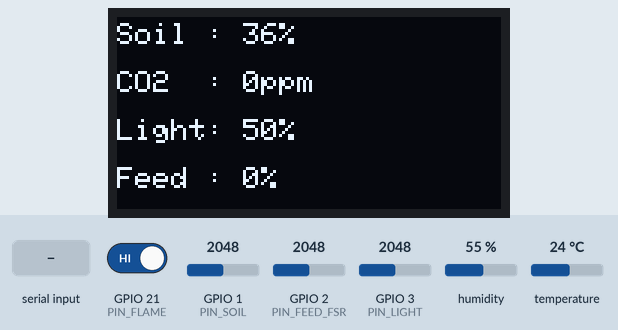
Bench run of a sketch on a simulated ESP32-S3. Parts: 128×64 one-colour display. The inputs (shaded band) are chosen by the test bench; at power-on: GPIO 21 (PIN_FLAME) HIGH, humidity 55 %, GPIO 1 (PIN_SOIL) = 2048, GPIO 3 (PIN_LIGHT) = 2048, GPIO 2 (PIN_FEED_FSR) = 2048, temperature 24 °C (analog values on the 0–4095 scale). WiFi joins after 1.5 s; servers stay silent unless stated; uploads are accepted with an empty reply; EEPROM starts erased; the camera gives no picture; what the sketch prints to the serial monitor is not drawn.

Above: at 13.4 s.
13.5 s: GPIO 21 (PIN_FLAME) driven LOW
At 15.9 s:
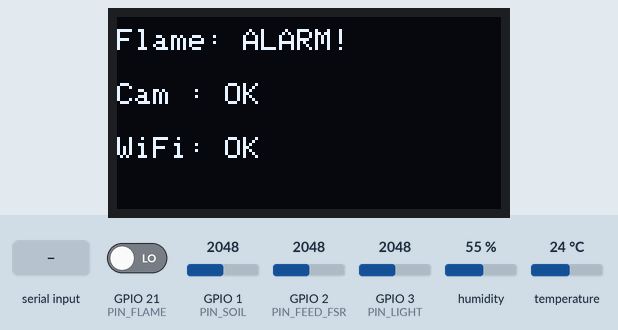
19.4 s: GPIO 21 (PIN_FLAME) driven HIGH
At 25.1 s:
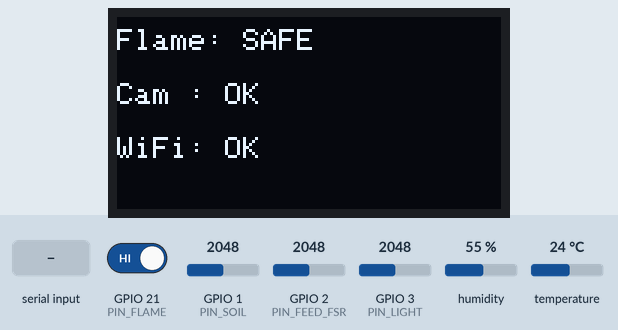
25.3 s: "f\n" received over Serial
At 31.0 s:
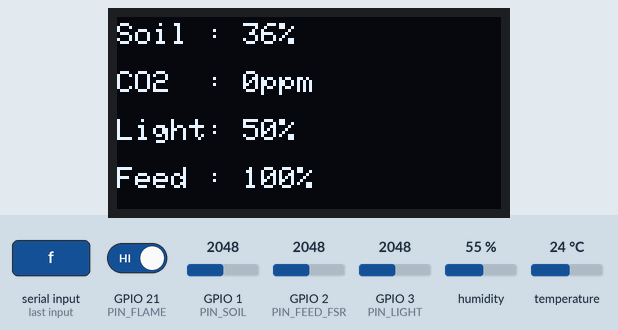
31.2 s: humidity set to 22 %
At 36.9 s:
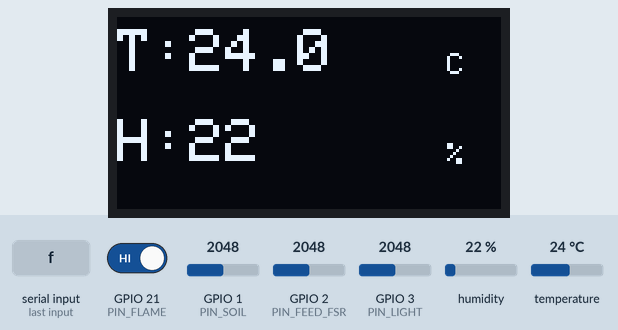
37.1 s: GPIO 1 (PIN_SOIL) set to 2540
At 40.4 s:
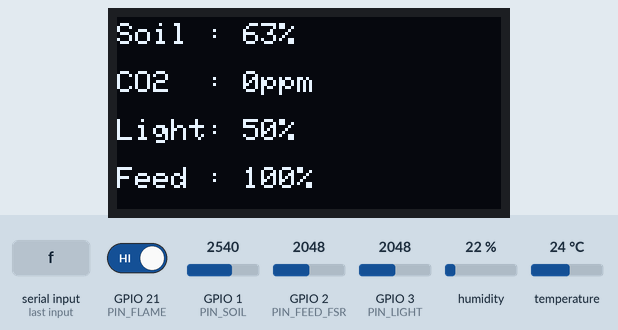
43.0 s: GPIO 3 (PIN_LIGHT) set to 2540
At 48.6 s:
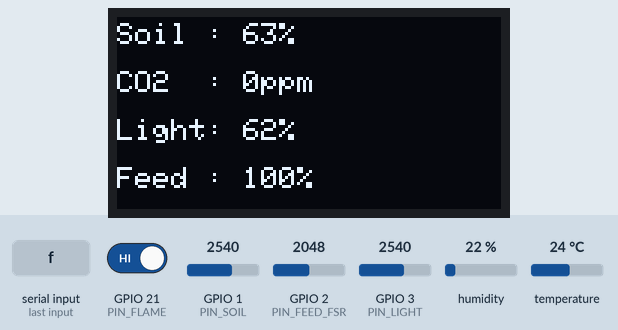
Timing chart, 0 to 49.9 s (numbered marks = the images above; inputs shaded):
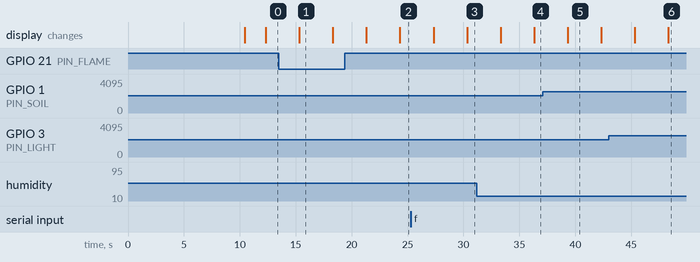

The sketch:

esp32_s3_farm_camera.ino
```cpp
/*
 * 养殖监测终端固件
 *
 * 硬件平台：ESP32-S3（N16R8）+ DHT11 + 光敏 + 土壤 + 火焰 + OLED + OV3660 摄像头
 *
 * 主要功能：
 *   1. 周期读取传感器数据，并在 OLED 上分页显示
 *   2. 通过 HTTP POST 上报环境数据到服务端 /api/data
 *   3. 定时上传摄像头快照到 /api/camera，供外网查看
 *   4. 在本机 81 端口提供 MJPEG 视频流，局域网浏览器可直接播放
 *
 * 编译要求：Arduino IDE 中选择开发板 "ESP32S3 Dev Module"，PSRAM 选择 "OPI PSRAM"。
 *
 * 依赖库：DHT sensor library、Adafruit Unified Sensor、Adafruit SSD1306、
 *         Adafruit GFX Library、esp32-camera
 */

#include <WiFi.h>
#include <HTTPClient.h>
#include <WebServer.h>
#include <Wire.h>
#include <Adafruit_GFX.h>
#include <Adafruit_SSD1306.h>
#include <DHT.h>
#include <Preferences.h>
#include "esp_camera.h"
#include <mbedtls/base64.h>

// WiFi 与服务器
#include "secrets.h"          // WiFi 账号密码放这里，不进仓库
const char* ssid     = WIFI_SSID;
const char* password = WIFI_PASSWORD;
const char* serverUrl = "http://106.55.251.138:3000/api/data";
const char* camUrl    = "http://106.55.251.138:3000/api/camera/esp32-01";
const char* DEVICE_ID = "esp32-01";
const char* DEVICE_NAME = "1号鸡舍";

// 传感器引脚（避开摄像头占用的 4,5,6,7,8,9,10,11,12,13,15,16,17,18）
#define PIN_DHT     47   // DHT11 数据（原14读不到，改到47）
#define DHTTYPE     DHT11
#define PIN_SOIL    1    // 土壤 AO  ADC1_CH0
// JW01 二氧化碳（UART1，A/B 为 TTL 串口，9600 8N1）
// ★ 本板 esp32-s3-cam v1.5：GPIO48 是板载 WS2812 彩灯，不能占用；
//   ADC1 只剩 1/2/3，2 号让给压力传感器，CO2 接收改到空闲的 14 号
#define PIN_CO2_RX  14   // JW01 B(模块TX) → ESP32 RX（线从 2 号挪到 14 号）
#define PIN_CO2_TX  -1   // 不接（只收不发）
// RFP602 薄膜压力传感器（饲料槽余量）→ ADC1_CH1
#define PIN_FEED_FSR 2   // RFP602 AO → ESP32（模块版直接接，裸片要 10k 分压）
#define PIN_LIGHT   3    // 光敏 AO  ADC1_CH2
#define PIN_FLAME   21   // 火焰 DO
#define OLED_SDA    41   // OLED SDA
#define OLED_SCL    42   // OLED SCL

// 摄像头引脚（板载固定，ESP32-S3-EYE 标准）
#define CAM_XCLK  15
#define CAM_SIOD  4
#define CAM_SIOC  5
#define CAM_D7    16
#define CAM_D6    17
#define CAM_D5    18
#define CAM_D4    12
#define CAM_D3    10
#define CAM_D2    8
#define CAM_D1    9
#define CAM_D0    11
#define CAM_VSYNC 6
#define CAM_HREF  7
#define CAM_PCLK  13
#define CAM_PWDN  -1
#define CAM_RESET -1

// 阈值与标定
#define TEMP_MAX      35.0f
#define TEMP_MIN      10.0f
#define FLAME_ACTIVE  LOW
#define SOIL_DRY     3200
#define SOIL_WET     1400

// RFP602 饲料槽标定（串口命令 t=空槽  f=满槽  r=查看  c=清除）
// 压力越大 → RFP602 电阻越小 → 分压点电压越高 → 读数越大
// 标定值存 NVS，断电不丢；没标定前不上报 feed_level（避免悬空引脚报假数）
int fsrEmptyVal = 0;
int fsrFullVal  = 0;
bool fsrCalibrated = false;

// JW01 模拟 CO2 标定（模块到了按实际输出改这里）
#define CO2_CAL_V0    0.4f    // 低浓度对应电压
#define CO2_CAL_PPM0  400.0f  // 低浓度值
#define CO2_CAL_V1    2.0f    // 高浓度对应电压
#define CO2_CAL_PPM1  2000.0f // 高浓度值

#define REPORT_INTERVAL 1000    // 环境数据每 1 秒上报一次
#define READ_INTERVAL   1000    // 传感器每 1 秒采集一次
#define PAGE_INTERVAL   3000
#define CAM_INTERVAL    1000    // 摄像头保持 1 秒一帧
#define CAM_UPLOAD_ENABLED 1    // 1=上传快照，0=暂停（排查用）

int  dhtPin = PIN_DHT;      // 实际使用的 DHT 数据脚（开机探测）
DHT* dht = nullptr;
Adafruit_SSD1306 display(128, 64, &Wire, -1);
WebServer streamServer(81);          // 视频流服务，端口 81
SemaphoreHandle_t camMutex = NULL;   // 摄像头互斥锁（流/快照不能同时用）
volatile bool streamingActive = false;

// 串口模块
HardwareSerial co2Serial(1);         // JW01 二氧化碳 UART1
uint8_t co2Frame[9];
int co2Idx = 0;

// 饲料槽
int fsrRaw = 0;
int feedLevel = 0;                   // 0~100%，槽内余量
bool fsrOk = false;
Preferences prefs;                   // 标定值存 NVS

float temp = 0, hum = 0, co2 = 0;
bool co2Ok = false;                  // 是否收到过合法的 CO2 帧
int co2Pin = PIN_CO2_RX;              // 实际使用的 CO2 接收脚（开机自动探测）
bool dhtOk = false;                  // DHT11 本次读数是否有效
unsigned long lastDht = 0;           // 上次读取 DHT 的时间
unsigned long lastDhtReset = 0;       // 上次重开 DHT 总线的时间
int dhtFail = 0;                     // 连续失败次数
int soilRaw = 0, lightRaw = 0, flame = 0;
unsigned long lastRead = 0, lastReport = 0, lastPage = 0, lastCam = 0;
unsigned long lastNetLog = 0;
int page = 0;
bool wifiOk = false, camOk = false;

// 摄像头初始化
bool initCamera() {
  camera_config_t c;
  c.ledc_channel = LEDC_CHANNEL_0;
  c.ledc_timer   = LEDC_TIMER_0;
  c.pin_d0 = CAM_D0;  c.pin_d1 = CAM_D1;
  c.pin_d2 = CAM_D2;  c.pin_d3 = CAM_D3;
  c.pin_d4 = CAM_D4;  c.pin_d5 = CAM_D5;
  c.pin_d6 = CAM_D6;  c.pin_d7 = CAM_D7;
  c.pin_xclk = CAM_XCLK;  c.pin_pclk = CAM_PCLK;
  c.pin_vsync = CAM_VSYNC;  c.pin_href = CAM_HREF;
  c.pin_sccb_sda = CAM_SIOD;  c.pin_sccb_scl = CAM_SIOC;
  c.pin_pwdn = CAM_PWDN;  c.pin_reset = CAM_RESET;
  c.xclk_freq_hz = 20000000;
  c.pixel_format = PIXFORMAT_JPEG;
  c.frame_size   = FRAMESIZE_QVGA;   // 320x240
  c.jpeg_quality = 35;
  c.fb_count     = 2;   // 流模式用 2 个缓冲更稳

  esp_err_t err = esp_camera_init(&c);
  if (err != ESP_OK) {
    Serial.printf("[摄像头] 初始化失败 0x%x（多半 PSRAM 没开或引脚接错）\n", err);
    return false;
  }
  // 画面镜像/翻转调整（如果画面是镜像的，把 hmirror 改成 0 或 vflip 改成 1）
  sensor_t* s = esp_camera_sensor_get();
  if (s) {
    s->set_hmirror(s, 1);   // 水平镜像
    s->set_vflip(s, 0);     // 垂直翻转（0=不翻转）
    Serial.println("[摄像头] 镜像已校正");
  }
  Serial.println("[摄像头] 就绪");
  return true;
}

String base64Encode(const uint8_t* data, size_t len) {
  size_t outLen = 4 * ((len + 2) / 3);
  uint8_t* out = (uint8_t*)malloc(outLen + 1);
  size_t olen = 0;
  mbedtls_base64_encode(out, outLen + 1, &olen, data, len);
  String s((char*)out, olen);
  free(out);
  return s;
}

// MJPEG 视频流
void handleStream() {
  WiFiClient client = streamServer.client();
  client.setNoDelay(true);   // 禁用 Nagle 算法，降低延迟、提升帧率
  client.println("HTTP/1.1 200 OK");
  client.println("Content-Type: multipart/x-mixed-replace; boundary=frame");
  client.println("Access-Control-Allow-Origin: *");
  client.println("Cache-Control: no-cache");
  client.println("Connection: close");
  client.println();

  streamingActive = true;
  while (client.connected()) {
    camera_fb_t* fb = NULL;
    if (camMutex && xSemaphoreTake(camMutex, pdMS_TO_TICKS(300)) == pdTRUE) {
      fb = esp_camera_fb_get();
      if (fb) {
        client.print("--frame\r\n");
        client.print("Content-Type: image/jpeg\r\n");
        client.print("Content-Length: " + String(fb->len) + "\r\n\r\n");
        client.write(fb->buf, fb->len);
        client.print("\r\n");
        esp_camera_fb_return(fb);
      }
      xSemaphoreGive(camMutex);
    }
    delay(fb ? 1 : 20);
  }
  streamingActive = false;
}

void streamTask(void* param) {
  for (;;) {
    streamServer.handleClient();
    delay(1);
  }
}

void setup() {
  Serial.begin(115200);
  delay(200);

  pinMode(PIN_FLAME, INPUT);
  pinMode(PIN_DHT, INPUT_PULLUP);   // DHT11 数据线靠上拉维持电平
  // 开机探测 DHT 接在哪个脚（换线后不用改代码）
  // 上次探测到的脚存在 NVS，先直接用，省得每次开机都挨个试
  int saved = prefs.getInt("dhtPin", -1);
  int found = -1;
  if (saved >= 0) {
    DHT probe(saved, DHTTYPE);
    probe.begin();
    delay(1200);
    float t = probe.readTemperature();
    float h = probe.readHumidity();
    if (!isnan(t) && !isnan(h)) {
      Serial.printf("[诊断] DHT11 沿用上次引脚 GPIO%d（%.1fC %.0f%%）\n", saved, t, h);
      found = saved;
    }
  }
  if (found < 0) found = probeDhtPin();
  if (found >= 0) prefs.putInt("dhtPin", found);
  dhtPin = (found >= 0) ? found : PIN_DHT;
  dht = new DHT(dhtPin, DHTTYPE);
  dht->begin();

  // 饲料槽压力传感器
  pinMode(PIN_FEED_FSR, INPUT);
  analogReadResolution(12);
  analogSetPinAttenuation(PIN_FEED_FSR, ADC_11db);   // 0~3.1V 量程
  // 读取上次标定值
  prefs.begin("farm", false);
  fsrEmptyVal    = prefs.getInt("fsrE", 0);
  fsrFullVal     = prefs.getInt("fsrF", 0);
  fsrCalibrated  = prefs.getBool("fsrC", false);
  Serial.printf("[饲料槽] 标定 empty=%d full=%d cal=%d（串口 t/f/r/c）\n",
    fsrEmptyVal, fsrFullVal, fsrCalibrated ? 1 : 0);

  // JW01 二氧化碳：开机自动探测接在哪个脚（14 或 2），探测最多 5 秒
  initCo2();

  Wire.begin(OLED_SDA, OLED_SCL);
  if (!display.begin(SSD1306_SWITCHCAPVCC, 0x3C)) Serial.println("OLED 失败");
  display.clearDisplay();
  display.setTextColor(SSD1306_WHITE);

  camMutex = xSemaphoreCreateMutex();

  if (psramFound()) Serial.printf("[PSRAM] %d KB\n", ESP.getPsramSize() / 1024);
  else Serial.println("[PSRAM] 未找到！工具→PSRAM 选 OPI PSRAM");
  camOk = initCamera();

  Serial.print("连接 WiFi: ");
  WiFi.begin(ssid, password);
  unsigned long t0 = millis();
  while (WiFi.status() != WL_CONNECTED && millis() - t0 < 15000) { delay(300); Serial.print("."); }
  wifiOk = (WiFi.status() == WL_CONNECTED);
  Serial.println(wifiOk ? "\nWiFi 已连接" : "\nWiFi 失败");

  if (wifiOk) {
    Serial.printf("视频流地址: http://%s:81/stream\n", WiFi.localIP().toString().c_str());
    streamServer.on("/stream", handleStream);
    streamServer.begin();
    xTaskCreatePinnedToCore(streamTask, "camstream", 8192, NULL, 1, NULL, 1);
  }
}

void loop() {
  handleCalibCmd();   // 串口标定：t=空槽  f=满槽  r=查看
  if (millis() - lastRead >= READ_INTERVAL) { lastRead = millis(); readSensors(); }
  if (millis() - lastPage >= PAGE_INTERVAL) { lastPage = millis(); page = (page + 1) % 3; drawDisplay(); }
  if (millis() - lastReport >= REPORT_INTERVAL) {
    lastReport = millis();
    if (WiFi.status() != WL_CONNECTED) reconnectWifi();
    if (WiFi.status() == WL_CONNECTED) reportEnv();
  }
  // 每 15 秒打印一次网络状态，排查断网用
  if (millis() - lastNetLog >= 15000) {
    lastNetLog = millis();
    Serial.printf("[网络] status=%d RSSI=%d IP=%s\n",
      (int)WiFi.status(), WiFi.RSSI(), WiFi.localIP().toString().c_str());
  }
  if (millis() - lastCam >= CAM_INTERVAL) {
    lastCam = millis();
    // 有浏览器在拉视频流时，跳过快照（避免抢摄像头）
    if (CAM_UPLOAD_ENABLED && !streamingActive && camOk && WiFi.status() == WL_CONNECTED) captureAndUpload();
  }
}

// 逐个引脚试 DHT11，返回能读到数据的那个脚，读不到返回 -1
int probeDhtPin() {
  const int pins[11] = { PIN_DHT, 0, 2, 14, 21, 38, 39, 40, 45, 46, 48 };
  Serial.print("[诊断] DHT11 探测:");
  for (int i = 0; i < 11; i++) {
    DHT probe(pins[i], DHTTYPE);
    probe.begin();
    delay(1200);                  // DHT11 换脚后需要 1 秒以上稳定
    float t = probe.readTemperature();
    float h = probe.readHumidity();
    if (isnan(t) || isnan(h)) {   // 第一次常返回 NaN，隔一秒再读一次
      delay(1100);
      t = probe.readTemperature();
      h = probe.readHumidity();
    }
    bool ok = !isnan(t) && !isnan(h);
    // 顺便测一下这条线的电压：接好的 DHT 数据线空闲时被上拉到 3.3V（接近 4095），
    // 完全没接的脚会读到漂移的低值
    pinMode(pins[i], INPUT_PULLUP);
    delay(5);
    int lvl = analogRead(pins[i]);
    Serial.printf(" GPIO%d=%s(线电压%d)", pins[i], ok ? "有数据" : "-", lvl);
    if (ok) {
      Serial.printf("（%.1fC %.0f%%）\n", t, h);
      return pins[i];
    }
  }
  Serial.println(" 全部无响应（检查 DATA 线、3V3、GND）");
  return -1;
}

// 在指定引脚上试听 CO2 数据，收到合法帧就返回 true
bool probeCo2(int pin, unsigned long windowMs) {
  co2Serial.end();
  co2Serial.begin(9600, SERIAL_8N1, pin, -1);
  co2Idx = 0;
  unsigned long t0 = millis();
  while (millis() - t0 < windowMs) {
    if (!co2Serial.available()) { delay(2); continue; }
    uint8_t b = co2Serial.read();
    if (co2Idx == 0 && b != 0x2C) continue;
    co2Frame[co2Idx++] = b;
    if (co2Idx >= 6) {
      uint8_t sum = 0;
      for (int i = 0; i < 5; i++) sum += co2Frame[i];
      if (sum == co2Frame[5]) {
        co2 = (co2Frame[1] << 8) | co2Frame[2];
        co2Ok = true;
        co2Idx = 0;
        return true;
      }
      co2Idx = 0;
    }
  }
  return false;
}

// 开机自动找 CO2 接在哪个脚：先试新脚 14，再试旧脚 2，都不行就用上次记录的
void initCo2() {
  const int candidates[6] = { PIN_CO2_RX, 2, 38, 40, 21, 48 };
  for (int i = 0; i < 6; i++) {
    if (probeCo2(candidates[i], 1500)) {
      co2Pin = candidates[i];
      prefs.putInt("co2Pin", co2Pin);
      Serial.printf("[JW01] 在 GPIO%d 上收到数据，CO2=%.0fppm\n", co2Pin, co2);
      return;
    }
  }
  co2Pin = prefs.getInt("co2Pin", PIN_CO2_RX);
  co2Serial.end();
  co2Serial.begin(9600, SERIAL_8N1, co2Pin, -1);
  co2Ok = false;
  Serial.printf("[JW01] 两个脚都没收到数据，暂用 GPIO%d（检查 B 线、5V 供电）\n", co2Pin);
}

// JW01 串口 CO2：6 字节帧（2C HH LL X Y CK），前 5 字节之和 = 第 6 字节（校验）
float readCO2() {
  while (co2Serial.available()) {
    uint8_t b = co2Serial.read();
    if (co2Idx == 0 && b != 0x2C) continue;
    co2Frame[co2Idx++] = b;
    if (co2Idx >= 6) {
      uint8_t sum = 0;
      for (int i = 0; i < 5; i++) sum += co2Frame[i];
      Serial.printf("[JW01] %02X %02X %02X %02X %02X %02X (sum=%02X)\n",
        co2Frame[0], co2Frame[1], co2Frame[2], co2Frame[3], co2Frame[4], co2Frame[5], sum);
      if (sum == co2Frame[5]) {
        co2 = (co2Frame[1] << 8) | co2Frame[2];
        co2Ok = true;          // 收到过合法帧才上报，没收到就不发这个字段
      }
      co2Idx = 0;
    }
  }
  return co2;
}

// RFP602 读数：8 次平均去抖
int readFsrRaw() {
  long sum = 0;
  for (int i = 0; i < 8; i++) sum += analogRead(PIN_FEED_FSR);
  return (int)(sum / 8);
}

// 原始值 → 余量百分比（空槽 0%，满槽 100%）
void readFeed() {
  fsrRaw = readFsrRaw();
  if (!fsrCalibrated) {          // 没标定就不上报，避免悬空引脚报假数
    feedLevel = 0;
    fsrOk = false;
    return;
  }
  int lo = min(fsrEmptyVal, fsrFullVal);
  int hi = max(fsrEmptyVal, fsrFullVal);
  if (hi - lo < 80) {
    feedLevel = 0;
    fsrOk = false;
    return;
  }
  fsrOk = true;
  bool rising = fsrFullVal >= fsrEmptyVal;
  feedLevel = constrain(map(fsrRaw, rising ? lo : hi, rising ? hi : lo, 0, 100), 0, 100);
}

// 保存标定值到 NVS（断电不丢）
void saveCal() {
  int lo = min(fsrEmptyVal, fsrFullVal);
  int hi = max(fsrEmptyVal, fsrFullVal);
  fsrCalibrated = (hi - lo >= 80);
  prefs.putInt("fsrE", fsrEmptyVal);
  prefs.putInt("fsrF", fsrFullVal);
  prefs.putBool("fsrC", fsrCalibrated);
}

// 串口标定：t=空槽   f=满槽   r=查看   c=清除
void handleCalibCmd() {
  if (!Serial.available()) return;
  String cmd = Serial.readStringUntil('\n');
  cmd.trim();
  if (cmd == "t") {
    fsrEmptyVal = readFsrRaw();
    saveCal();
    Serial.printf("[饲料槽] 空槽标定完成 empty=%d full=%d %s\n",
      fsrEmptyVal, fsrFullVal, fsrCalibrated ? "（已生效）" : "（还需发 f 标定满槽）");
  } else if (cmd == "f") {
    fsrFullVal = readFsrRaw();
    saveCal();
    Serial.printf("[饲料槽] 满槽标定完成 empty=%d full=%d %s\n",
      fsrEmptyVal, fsrFullVal, fsrCalibrated ? "（已生效）" : "（还需发 t 标定空槽）");
  } else if (cmd == "r") {
    Serial.printf("[饲料槽] raw=%d empty=%d full=%d level=%d%% cal=%d ok=%d\n",
      readFsrRaw(), fsrEmptyVal, fsrFullVal, feedLevel, fsrCalibrated ? 1 : 0, fsrOk ? 1 : 0);
  } else if (cmd == "c") {
    fsrEmptyVal = 0; fsrFullVal = 0; fsrCalibrated = false; fsrOk = false; feedLevel = 0;
    saveCal();
    Serial.println("[饲料槽] 标定已清除，重新发 t / f");
  }
}

void readSensors() {
  // DHT11 至少 2 秒才能读一次；每次失败都重新初始化总线再试，
  // 这块传感器接长线时容易卡死，重初始化是唯一能把它救回来的办法
  if (lastDht == 0 || millis() - lastDht >= 2500) {
    lastDht = millis();
    float t = dht->readTemperature();
    float h = dht->readHumidity();
    if (!isnan(t) && !isnan(h)) {
      temp = t; hum = h; dhtOk = true; dhtFail = 0;
    } else {
      dhtFail++;
      // 连续失败 6 次（约 15 秒）才判定失效，短暂抖动不影响显示
      if (dhtFail >= 6) dhtOk = false;
    }
  }
  soilRaw = analogRead(PIN_SOIL);
  co2 = readCO2();
  readFeed();
  lightRaw = analogRead(PIN_LIGHT);
  flame = digitalRead(PIN_FLAME);
  if (dhtOk) {
    Serial.printf("T=%.1fC H=%.0f%% | soil=%d co2=%.0f light=%d | flame=%d | feed=%d%%(%d)\n",
      temp, hum, soilRaw, co2, lightRaw, flame, feedLevel, fsrRaw);
  } else {
    Serial.printf("DHT11 读取失败 | soil=%d co2=%.0f light=%d | flame=%d | feed=%d%%(%d)\n",
      soilRaw, co2, lightRaw, flame, feedLevel, fsrRaw);
  }
}

void drawDisplay() {
  display.clearDisplay();
  int soilPct = map(constrain(soilRaw, min(SOIL_DRY, SOIL_WET), max(SOIL_DRY, SOIL_WET)), min(SOIL_DRY, SOIL_WET), max(SOIL_DRY, SOIL_WET), 0, 100);
  int lightPct = map(constrain(lightRaw, 0, 4095), 0, 4095, 0, 100);
  if (page == 0) {
    display.setTextSize(2); display.setCursor(0, 4); display.print("T:"); display.print(temp, 1);
    display.setTextSize(1); display.setCursor(110, 12); display.print("C");
    display.setTextSize(2); display.setCursor(0, 34); display.print("H:"); display.print(hum, 0);
    display.setTextSize(1); display.setCursor(110, 42); display.print("%");
  } else if (page == 1) {
    display.setTextSize(1);
    display.setCursor(0, 2);  display.printf("Soil : %d%%", soilPct);
    display.setCursor(0, 18); display.printf("CO2  : %.0fppm", co2);
    display.setCursor(0, 34); display.printf("Light: %d%%", lightPct);
    display.setCursor(0, 50); display.printf("Feed : %d%%", fsrOk ? feedLevel : 0);
  } else {
    display.setTextSize(1);
    display.setCursor(0, 4);  display.print(flame == FLAME_ACTIVE ? "Flame: ALARM!" : "Flame: SAFE");
    display.setCursor(0, 22); display.print("Cam : "); display.print(camOk ? "OK" : "NO");
    display.setCursor(0, 40); display.print("WiFi: "); display.print(wifiOk ? "OK" : "NO");
  }
  display.display();
}

void reconnectWifi() {
  if (WiFi.status() == WL_CONNECTED) { wifiOk = true; return; }
  Serial.printf("[网络] 重连中 status=%d\n", (int)WiFi.status());
  WiFi.disconnect(); WiFi.begin(ssid, password);
  unsigned long t0 = millis();
  while (WiFi.status() != WL_CONNECTED && millis() - t0 < 4000) delay(200);
  wifiOk = (WiFi.status() == WL_CONNECTED);
  if (wifiOk) {
    Serial.printf("[网络] 已连上 %s RSSI=%d\n", WiFi.localIP().toString().c_str(), WiFi.RSSI());
  } else {
    Serial.println("[网络] 重连失败，检查热点是否开启");
  }
}

void reportEnv() {
  int soilPct = map(constrain(soilRaw, min(SOIL_DRY, SOIL_WET), max(SOIL_DRY, SOIL_WET)), min(SOIL_DRY, SOIL_WET), max(SOIL_DRY, SOIL_WET), 0, 100);
  int lightPct = map(constrain(lightRaw, 0, 4095), 0, 4095, 0, 100);
  int fire = (flame == FLAME_ACTIVE) ? 1 : 0;
  String localIp = WiFi.localIP().toString();
  HTTPClient http;
  http.begin(serverUrl);
  http.addHeader("Content-Type", "application/json");
  http.setTimeout(5000);
  String payload = "{\"device_id\":\"" + String(DEVICE_ID) + "\",\"name\":\"" + String(DEVICE_NAME) + "\","
    + (dhtOk ? ("\"temperature\":" + String(temp, 1) + ",\"humidity\":" + String(hum, 0) + ",") : "")
    + "\"soil\":" + String(soilPct) + ","
    + (co2Ok ? ("\"co2\":" + String(co2, 0) + ",") : "")
    + "\"light\":" + String(lightPct) + ",\"flame\":" + String(fire) + ","
    + (fsrOk ? ("\"feed_level\":" + String(feedLevel) + ",") : "")
    + "\"local_ip\":\"" + localIp + "\",\"stream_port\":81}";
  int code = http.POST(payload);
  Serial.printf("[环境] HTTP %d\n", code);
  http.end();
}

void captureAndUpload() {
  if (camMutex && xSemaphoreTake(camMutex, pdMS_TO_TICKS(3000)) != pdTRUE) return;
  camera_fb_t* fb = esp_camera_fb_get();
  if (!fb) { xSemaphoreGive(camMutex); Serial.println("[摄像头] 取帧失败"); return; }
  String b64 = base64Encode(fb->buf, fb->len);
  esp_camera_fb_return(fb);
  xSemaphoreGive(camMutex);

  HTTPClient http;
  http.begin(camUrl);
  http.addHeader("Content-Type", "application/json");
  http.setTimeout(6000);
  String payload = "{\"device_id\":\"esp32-01\",\"data\":\"" + b64 + "\"}";
  int code = http.POST(payload);
  Serial.printf("[摄像头] HTTP %d\n", code);
  http.end();
}
```

Source omitted: secrets.example.h (95 bytes)

Measured:
- after the input at 13.5 s, the display: changes after 1.8 s (image 1)
- after the input at 19.4 s, the display: first differs from a run without the input after 4.9 s (image 2)
- what the display in image 1 shows lasts 3.0 s, from 15.3 s to 18.3 s
